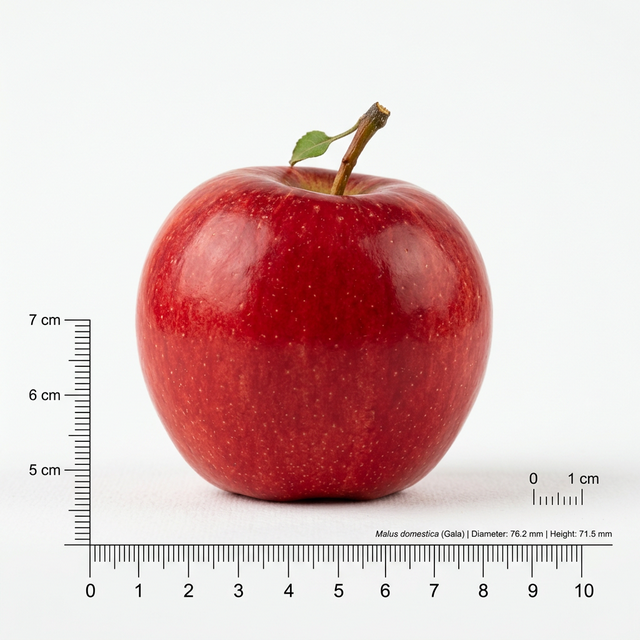
#> input picture week2/images/apple_side_A.png, 640 x 640 px; its folder holds only this picture in this run
$ python generate_steps.py
#> lines starting #> are read from the running program, lines starting #| are printed output that depends on the picture; after the words box and inside, x2 and y2 are one past the last pixel; in counts of white or black regions, pixels touching at a corner belong together
import cv2
import numpy as np
import os

def process_image(img_path, prefix):
    # 1. 원본 로드 (images/ 폴더에서 로드)
#> called with img_path = 'apple_side_A.png', prefix = 'apple_side_A'
    img = cv2.imread(f"images/{img_path}")
#> img is the input picture: shape (640, 640, 3); mean B, G, R 192.7, 193.4, 221.5
    if img is None:
        print(f"Error loading {img_path}")
        return

    # 2. Grayscale
    gray = cv2.cvtColor(img, cv2.COLOR_BGR2GRAY)
    cv2.imwrite(f"images/{prefix}_step1_gray.png", gray)

    # 3. Blur & Threshold (오츠 이진화)
    blurred = cv2.GaussianBlur(gray, (5, 5), 0)
    _, thresh = cv2.threshold(blurred, 0, 255, cv2.THRESH_BINARY_INV + cv2.THRESH_OTSU)
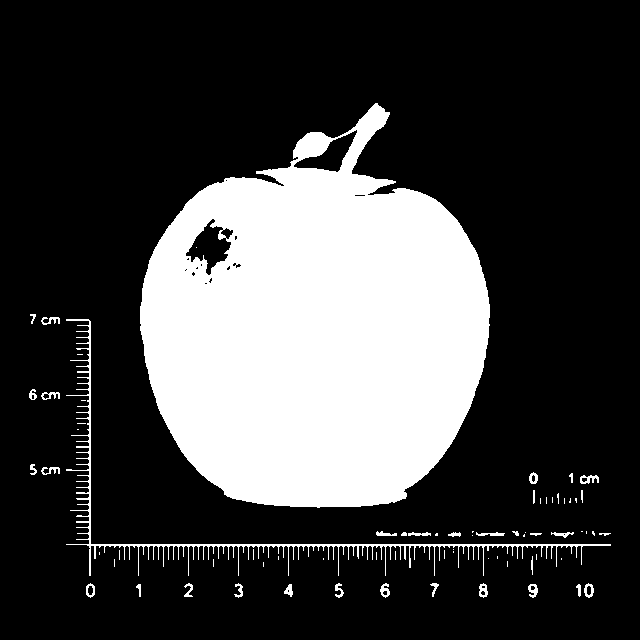
#> thresh: shape (640, 640); 25.2% white; 73 white regions (38 under 20 px)
    cv2.imwrite(f"images/{prefix}_step2_thresh.png", thresh)

    # 4. 윤곽선 검출
    contours, _ = cv2.findContours(thresh, cv2.RETR_EXTERNAL, cv2.CHAIN_APPROX_SIMPLE)
#> contours = 72 contours, 46 with area under 20; largest, box (x1, y1, x2, y2) and area: (140, 103, 490, 508) 99367, (66, 319, 611, 576) 1401, (584, 583, 594, 598) 95, (86, 583, 95, 598) 90, (580, 475, 599, 484) 87
    main_contour = max(contours, key=cv2.contourArea)
#> main_contour = contour of 647 points, box (x1, y1, x2, y2) (140, 103, 490, 508), area 99367

    # 두꺼운 선으로 윤곽선 그리기 (원본 복사본에)
    img_contours = img.copy()
    cv2.drawContours(img_contours, [main_contour], -1, (0, 255, 0), 3)
#> img_contours: shape (640, 640, 3); 1.56% of pixels changed, all inside (x1, y1, x2, y2) = (138, 101, 492, 510)
    cv2.imwrite(f"images/{prefix}_step3_contour.png", img_contours)

    # 5. 회전된 바운딩 박스
    rect = cv2.minAreaRect(main_contour)
#> rect = ((319.3, 334.9), (354.8, 368.4), -27.92)
    box = cv2.boxPoints(rect)
#> box = [[248.8, 580.8], [76.33, 255.3], [389.8, 89.12], [562.3, 414.6]]
    box = np.int32(box)  # 정수형 변환
#> box = [[248, 580], [76, 255], [389, 89], [562, 414]]

    img_box = img.copy()
    cv2.drawContours(img_box, [box], 0, (255, 0, 0), 3)

    # 텍스트로 치수 표시 추가
    dim1, dim2 = rect[1]
#> dim1 = 354.8; dim2 = 368.4
    L = max(dim1, dim2)
#> L = 368.4
    W = min(dim1, dim2)
#> W = 354.8
    cv2.putText(img_box, f"L:{L:.1f}", (10, 30), cv2.FONT_HERSHEY_SIMPLEX, 1, (255, 0, 0), 2)
    cv2.putText(img_box, f"W/T:{W:.1f}", (10, 70), cv2.FONT_HERSHEY_SIMPLEX, 1, (255, 0, 0), 2)

    cv2.imwrite(f"images/{prefix}_step4_boundingbox.png", img_box)
    print(f"[{prefix}] L:{L:.1f}, W:{W:.1f}")
#| [apple_side_A] L:368.4, W:354.8

if __name__ == "__main__":
    # 스크립트 위치 기준 상대 경로 사용
    os.chdir(os.path.dirname(os.path.abspath(__file__)))

    print("정상 사과 측면 처리중 (A군)...")
    process_image("apple_side_A.png", "apple_side_A")

    print("정상 사과 상면 처리중 (A군)...")
    process_image("apple_top_A.png", "apple_top_A")
#> call 2 of process_image, with img_path = 'apple_top_A.png', prefix = 'apple_top_A'
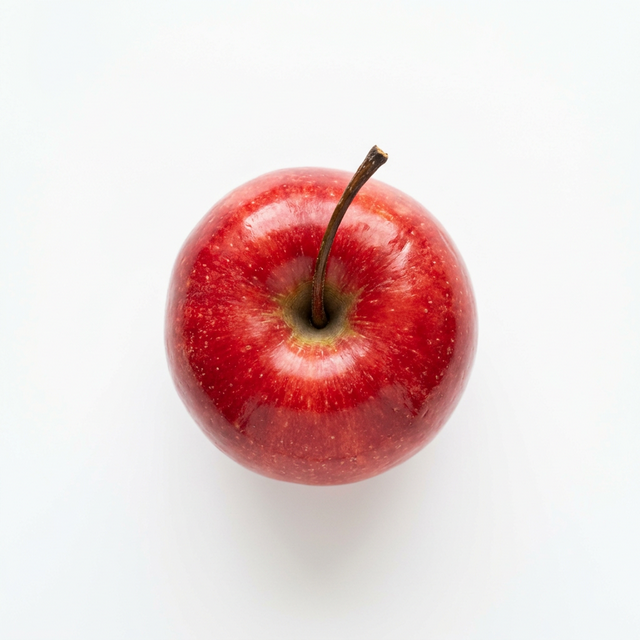
#> input picture week2/apple_top_A.png, 640 x 640 px, found by its file name
#> in process_image, img is the input picture: shape (640, 640, 3); mean B, G, R 209.1, 209.7, 231.3
#> in process_image (call 2), `_, thresh = cv2.threshold(blurred, 0, 255, cv2.THRESH_BINARY_INV + cv2..`: thresh: shape (640, 640); 16.8% white; 3 white regions (1 under 20 px)
#> in process_image (call 2), `contours, _ = cv2.findContours(thresh, cv2.RETR_EXTERNAL, cv2.CHAIN_AP..`: contours = 2 contours, 1 with area under 20; largest, box (x1, y1, x2, y2) and area: (169, 146, 473, 486) 73184
#> in process_image (call 2), `main_contour = max(contours, key=cv2.contourArea)`: main_contour = contour of 524 points, box (x1, y1, x2, y2) (169, 146, 473, 486), area 73184
#> in process_image (call 2), `cv2.drawContours(img_contours, [main_contour], -1, (0, 255, 0), 3)`: img_contours: shape (640, 640, 3); 1.2% of pixels changed, all inside (x1, y1, x2, y2) = (167, 144, 475, 488)
#> in process_image (call 2), `rect = cv2.minAreaRect(main_contour)`: rect = ((320, 331), (304.1, 306.8), -26.57)
#> in process_image (call 2), `box = cv2.boxPoints(rect)`: box = [[252.6, 536.2], [115.4, 261.8], [387.4, 125.8], [524.6, 400.2]]
#> in process_image (call 2), `box = np.int32(box)`: box = [[252, 536], [115, 261], [387, 125], [524, 400]]
#> in process_image (call 2), `dim1, dim2 = rect[1]`: dim1 = 304.1; dim2 = 306.8
#> in process_image (call 2), `W = min(dim1, dim2)`: W = 304.1
#| [apple_top_A] L:306.8, W:304.1

    print("10% 대조군 사과 측면 처리중 (B군)...")
    process_image("apple_side_B.png", "apple_side_B")
#> call 3 of process_image, with img_path = 'apple_side_B.png', prefix = 'apple_side_B'
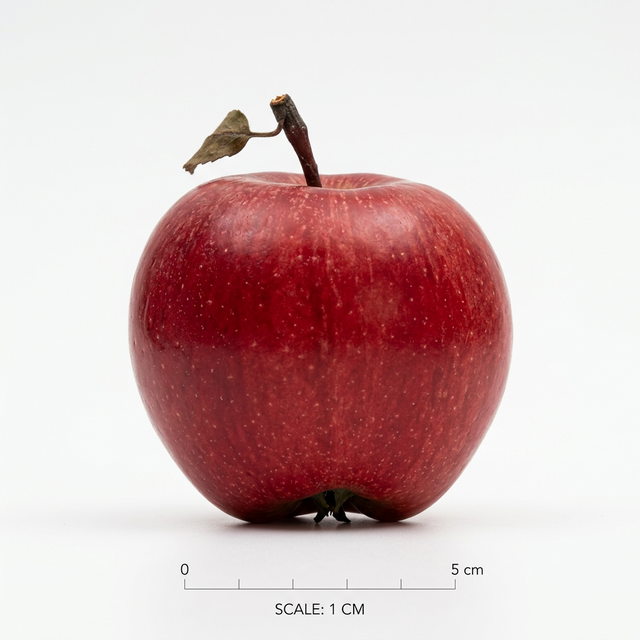
#> input picture week2/apple_side_B.png, 640 x 640 px, found by its file name
#> in process_image, img is the input picture: shape (640, 640, 3); mean B, G, R 187.6, 187.4, 213
#> in process_image (call 3), `_, thresh = cv2.threshold(blurred, 0, 255, cv2.THRESH_BINARY_INV + cv2..`: thresh: shape (640, 640); 27.9% white; 16 white regions (7 under 20 px)
#> in process_image (call 3), `contours, _ = cv2.findContours(thresh, cv2.RETR_EXTERNAL, cv2.CHAIN_AP..`: contours = 16 contours, 12 with area under 20; largest, box (x1, y1, x2, y2) and area: (131, 95, 509, 533) 114110, (181, 564, 188, 575) 50, (353, 604, 364, 614) 36, (294, 604, 303, 614) 30
#> in process_image (call 3), `main_contour = max(contours, key=cv2.contourArea)`: main_contour = contour of 802 points, box (x1, y1, x2, y2) (131, 95, 509, 533), area 114110
#> in process_image (call 3), `cv2.drawContours(img_contours, [main_contour], -1, (0, 255, 0), 3)`:
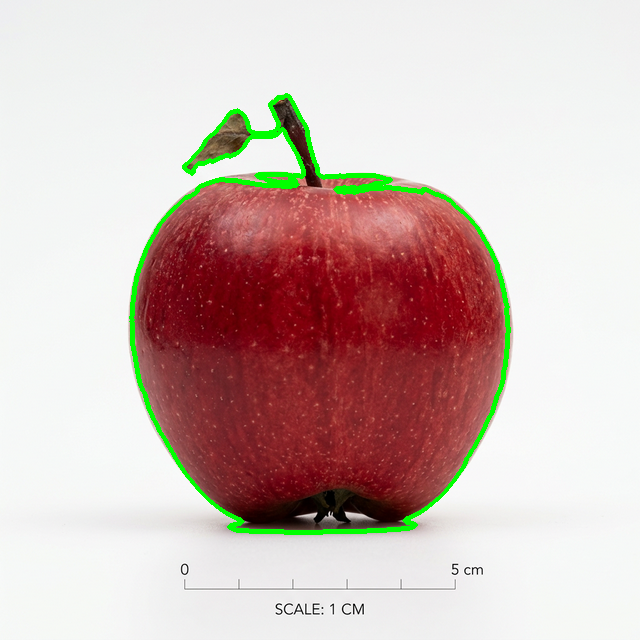
#> img_contours: shape (640, 640, 3); 2.07% of pixels changed, all inside (x1, y1, x2, y2) = (129, 93, 511, 535)
#> in process_image (call 3), `rect = cv2.minAreaRect(main_contour)`: rect = ((306.6, 342.2), (394.6, 398.2), -57.14)
#> in process_image (call 3), `box = cv2.boxPoints(rect)`: box = [[366.8, 616], [32.26, 399.9], [246.4, 68.46], [580.9, 284.5]]
#> in process_image (call 3), `box = np.int32(box)`: box = [[366, 615], [32, 399], [246, 68], [580, 284]]
#> in process_image (call 3), `dim1, dim2 = rect[1]`: dim1 = 394.6; dim2 = 398.2
#> in process_image (call 3), `W = min(dim1, dim2)`: W = 394.6
#| [apple_side_B] L:398.2, W:394.6

    print("10% 대조군 사과 상면 처리중 (B군)...")
    process_image("apple_top_B.png", "apple_top_B")
#> call 4 of process_image, with img_path = 'apple_top_B.png', prefix = 'apple_top_B'
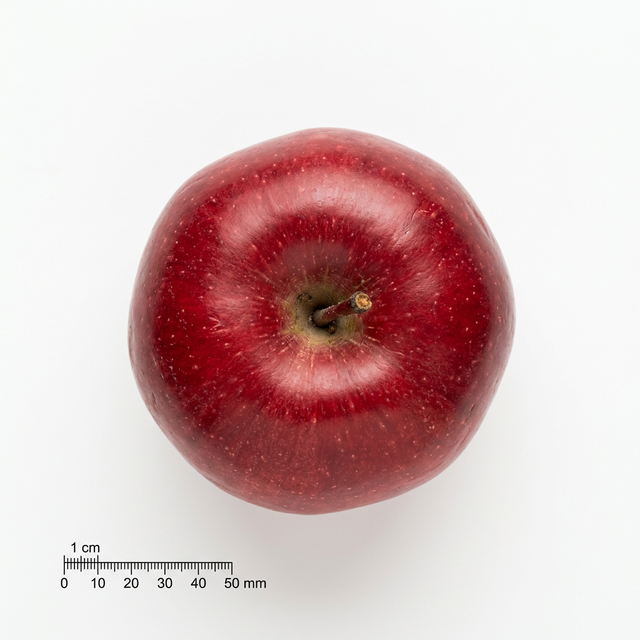
#> input picture week2/apple_top_B.png, 640 x 640 px, found by its file name
#> in process_image, img is the input picture: shape (640, 640, 3); mean B, G, R 189.6, 189.5, 215.5
#> in process_image (call 4), `_, thresh = cv2.threshold(blurred, 0, 255, cv2.THRESH_BINARY_INV + cv2..`: thresh: shape (640, 640); 27.2% white; 14 white regions (3 under 20 px)
#> in process_image (call 4), `contours, _ = cv2.findContours(thresh, cv2.RETR_EXTERNAL, cv2.CHAIN_AP..`: contours = 12 contours, 2 with area under 20; largest, box (x1, y1, x2, y2) and area: (129, 135, 511, 515) 111848, (64, 557, 233, 574) 475, (225, 578, 240, 588) 87, (191, 578, 206, 588) 84, (244, 580, 266, 588) 82
#> in process_image (call 4), `main_contour = max(contours, key=cv2.contourArea)`: main_contour = contour of 609 points, box (x1, y1, x2, y2) (129, 135, 511, 515), area 111848
#> in process_image (call 4), `cv2.drawContours(img_contours, [main_contour], -1, (0, 255, 0), 3)`:
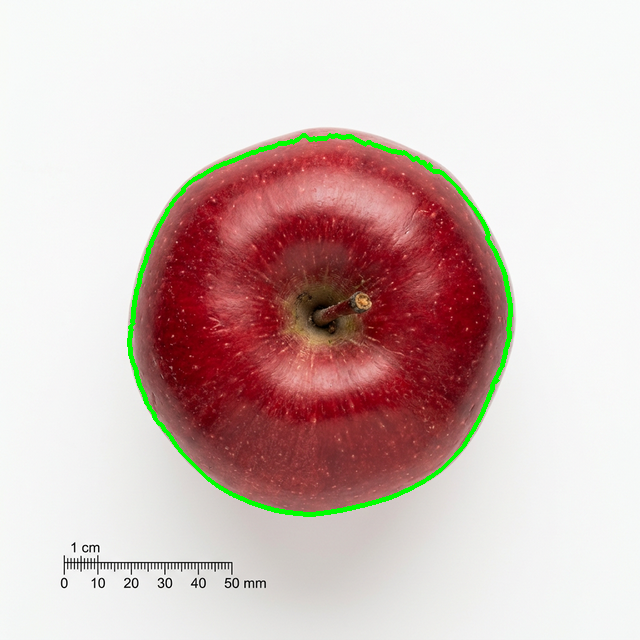
#> img_contours: shape (640, 640, 3); 1.33% of pixels changed, all inside (x1, y1, x2, y2) = (127, 133, 513, 517)
#> in process_image (call 4), `rect = cv2.minAreaRect(main_contour)`: rect = ((320.1, 324.8), (381.3, 372.3), -21.45)
#> in process_image (call 4), `box = cv2.boxPoints(rect)`: box = [[210.7, 567.8], [74.62, 221.3], [429.5, 81.88], [565.6, 428.4]]
#> in process_image (call 4), `box = np.int32(box)`: box = [[210, 567], [74, 221], [429, 81], [565, 428]]
#> in process_image (call 4), `dim1, dim2 = rect[1]`: dim1 = 381.3; dim2 = 372.3
#> in process_image (call 4), `L = max(dim1, dim2)`: L = 381.3
#> in process_image (call 4), `W = min(dim1, dim2)`: W = 372.3
#> in process_image (call 4), `cv2.putText(img_box, f"W/T:{W:.1f}", (10, 70), cv2.FONT_HERSHEY_SIMPLE..`:
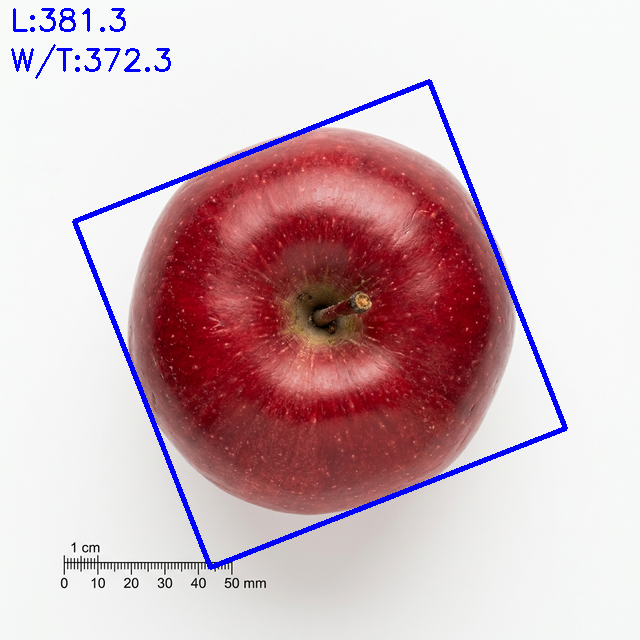
#> img_box: shape (640, 640, 3); mean B, G, R 190.4, 184.3, 210.2
#| [apple_top_B] L:381.3, W:372.3

    print("완료!")
